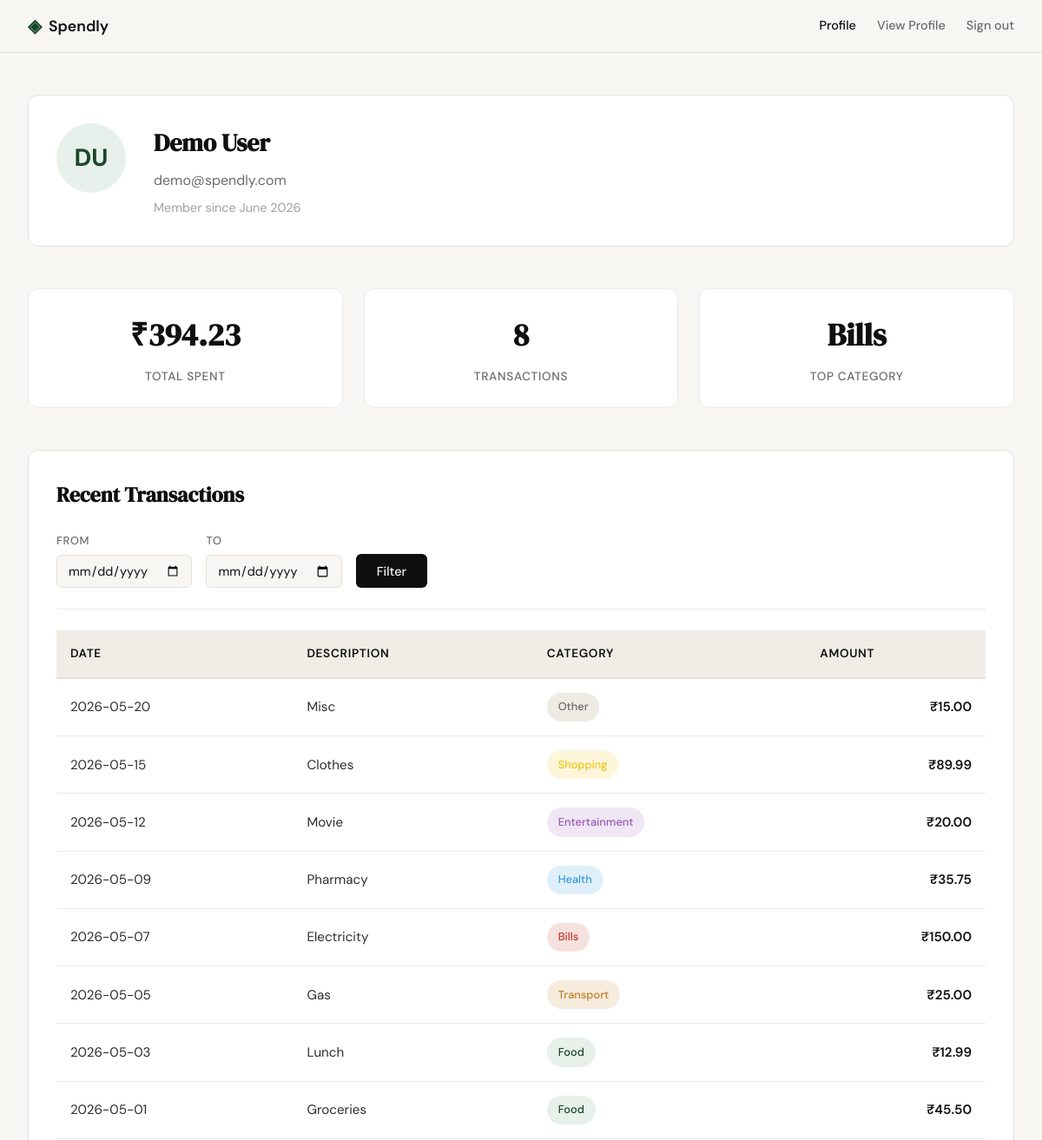
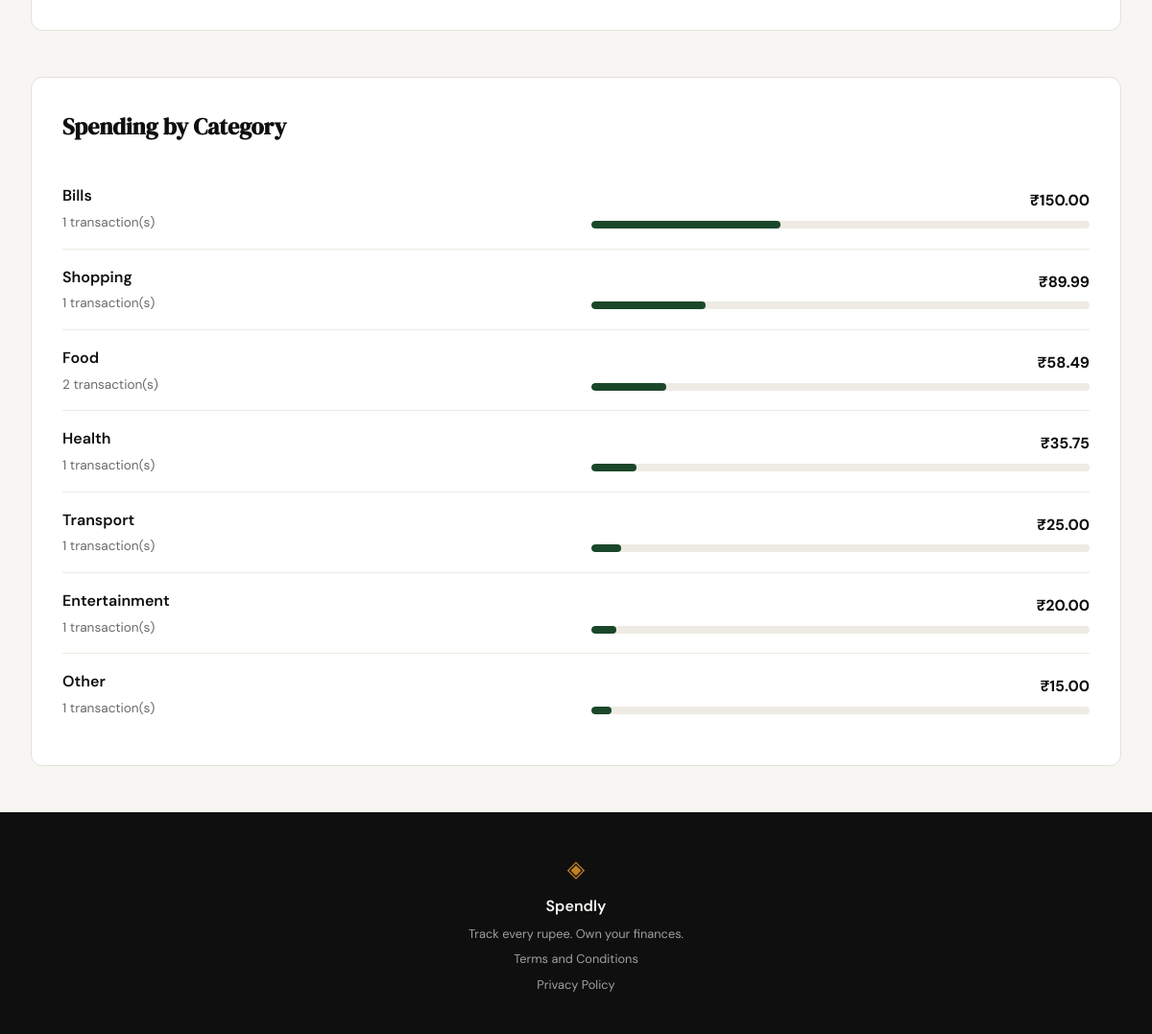
Screenshot of /profile (signed in) with the database file from the repository (2 pictures, top to bottom).
### tables this page shows
CREATE TABLE users (
            id INTEGER PRIMARY KEY AUTOINCREMENT,
            name TEXT NOT NULL,
            email TEXT NOT NULL UNIQUE,
            password_hash TEXT NOT NULL,
            created_at TEXT DEFAULT CURRENT_TIMESTAMP
        );

CREATE TABLE expenses (
            id INTEGER PRIMARY KEY AUTOINCREMENT,
            user_id INTEGER NOT NULL,
            amount REAL NOT NULL,
            category TEXT NOT NULL,
            date TEXT NOT NULL,
            description TEXT,
            created_at TEXT DEFAULT CURRENT_TIMESTAMP,
            FOREIGN KEY (user_id) REFERENCES users(id)
        );

### app.py (the view)
@app.route("/profile")
def profile():
    user_id = session.get("user_id")
    if not user_id:
        return redirect(url_for("login"))
    from database.queries import get_user_by_id, get_summary_stats, get_recent_transactions, get_category_breakdown
    user = get_user_by_id(user_id)
    if not user:
        session.clear()
        return redirect(url_for("login"))
    start_date = _parse_date_param(request.args.get("start_date"))
    end_date = _parse_date_param(request.args.get("end_date"))
    context = {
        "user": user,
        "stats": get_summary_stats(user_id, start_date=start_date, end_date=end_date),
        "transactions": get_recent_transactions(user_id, start_date=start_date, end_date=end_date),
        "categories": get_category_breakdown(user_id, start_date=start_date, end_date=end_date),
        "filter_start": start_date,
        "filter_end": end_date,
    }
    return render_template("profile.html", **context)

### app.py (called while the page is built)
@app.context_processor
def inject_user():
    return {"user_id": session.get("user_id")}

def _parse_date_param(value):
    if not value:
        return None
    try:
        datetime.strptime(value, "%Y-%m-%d")
        return value
    except ValueError:
        return None

### database/db.py (called while the page is built)
def get_db():
    db_path = os.path.join(os.path.dirname(os.path.dirname(__file__)), "spendly.db")
    conn = sqlite3.connect(db_path)
    conn.row_factory = sqlite3.Row
    conn.execute("PRAGMA foreign_keys = ON")
    return conn

### database/queries.py (called while the page is built, shortened)
def _apply_date_filter(base_query, params, start_date, end_date):
    if not start_date and not end_date:
        return base_query

def get_user_by_id(user_id):
    conn = get_db()
    cursor = conn.cursor()
    cursor.execute("SELECT * FROM users WHERE id = ?", (user_id,))
    user = cursor.fetchone()
    conn.close()
    if not user:
        return None
    user = dict(user)
    initials = "".join(part[0].upper() for part in user["name"].split() if part)
    dt = datetime.strptime(user["created_at"], "%Y-%m-%d %H:%M:%S")
    user["joined"] = dt.strftime("%B %Y")
    user["initials"] = initials
    return user

def get_summary_stats(user_id, start_date=None, end_date=None):
    conn = get_db()
    cursor = conn.cursor()
    params = [user_id]
    query = "SELECT COUNT(*), COALESCE(SUM(amount), 0) FROM expenses WHERE user_id = ?"
    query = _apply_date_filter(query, params, start_date, end_date)
    cursor.execute(query, params)
    count, total = cursor.fetchone()
    params = [user_id]
    query = """
        SELECT category, SUM(amount) as cat_total
        FROM expenses WHERE user_id = ?
        GROUP BY category ORDER BY cat_total DESC LIMIT 1
    """
    query = _apply_date_filter(query, params, start_date, end_date)
    cursor.execute(query, params)
    top_row = cursor.fetchone()
    conn.close()
    return {
        "total_spent": f"₹{total:.2f}",
        "transaction_count": count,
        "top_category": top_row["category"] if top_row else "\u2014",
    }

### templates/profile.html (shortened to what this page needs)
{% extends "base.html" %}
{% block content %}
<section class="profile-section">
    <div class="profile-container">
        <div class="profile-user-card">
            <div class="avatar">{{ user.initials }}</div>
            <div class="profile-user-info">
                <h1 class="profile-user-name">{{ user.name }}</h1>
                <p class="profile-user-email">{{ user.email }}</p>
                <p class="profile-user-joined">Member since {{ user.joined }}</p>
            </div>
        </div>
        <div class="profile-stats">
            <div class="profile-stat-card">
                <div class="stat-value">{{ stats.total_spent }}</div>
                <div class="stat-label">Total Spent</div>
            </div>
            <div class="profile-stat-card">
                <div class="stat-value">{{ stats.transaction_count }}</div>
                <div class="stat-label">Transactions</div>
            </div>
            <div class="profile-stat-card">
                <div class="stat-value">{{ stats.top_category }}</div>
                <div class="stat-label">Top Category</div>
            </div>
        </div>
        <div class="profile-transactions">
            <h2 class="section-title">Recent Transactions</h2>
            <div class="date-filter">
                <form method="GET" action="{{ url_for('profile') }}">
                    <div class="date-filter-fields">
                        <div class="date-field">
                            <label for="start_date">From</label>
                            <input type="date" id="start_date" name="start_date"{% if filter_start %} value="{{ filter_start }}"{% endif %}>
                        </div>
                        <div class="date-field">
                            <label for="end_date">To</label>
                            <input type="date" id="end_date" name="end_date"{% if filter_end %} value="{{ filter_end }}"{% endif %}>
                        </div>
                        <button type="submit" class="btn-primary">Filter</button>
                    </div>
                </form>
            </div>
            <table class="profile-transactions-table">
                <thead>
                    <tr>
                        <th>Date</th>
                        <th>Description</th>
                        <th>Category</th>
                        <th>Amount</th>
                    </tr>
                </thead>
                <tbody>
                    {% for tx in transactions %}
                    <tr>
                        <td>{{ tx.date }}</td>
                        <td>{{ tx.description }}</td>
                        <td>
                            <span class="badge badge-{{ tx.category|lower|replace(' ', '-') }}">
                                {{ tx.category }}
                            </span>
                        </td>
                        <td class="amount">{{ tx.amount }}</td>
                    </tr>
                    {% endfor %}
                </tbody>
            </table>
        </div>
        <div class="profile-categories">
            <h2 class="section-title">Spending by Category</h2>
            {% for cat in categories %}
            <div class="category-row">
                <div class="category-info">
                    <h3 class="category-name">{{ cat.name }}</h3>
                    <p class="category-meta">{{ cat.count }} transaction(s)</p>
                </div>
                <div class="category-stats">
                    <div class="category-amount">{{ cat.total }}</div>
                    <div class="progress-bar">
                        <div class="progress-bar-fill" style="width: {{ cat.percentage }}%; background-color: var(--accent);"></div>
                    </div>
                </div>
            </div>
            {% endfor %}
        </div>
    </div>
</section>
{% endblock %}

### templates/base.html (shortened to what this page needs)
<!DOCTYPE html>
<html lang="en">
<head>
    <link rel="stylesheet" href="{{ url_for('static', filename='css/style.css') }}">
</head>
<body>
    <nav class="navbar">
        <div class="nav-inner">
            <a href="{{ url_for('landing') }}" class="nav-brand">
                <span class="brand-icon">◈</span>
                <span class="brand-name">Spendly</span>
            </a>
            <div class="nav-links">
                {% if user_id %}
                <span class="nav-user-name">Profile</span>
<a href="{{ url_for('profile') }}">View Profile</a>
<a href="{{ url_for('logout') }}" class="nav-logout">Sign out</a>
{% else %}
<a href="{{ url_for('login') }}">Sign in</a>
<a href="{{ url_for('register') }}" class="nav-cta">Get started</a>
                {% endif %}
            </div>
        </div>
    </nav>
    <main class="main-content">
        {% block content %}{% endblock %}
    </main>
    <footer class="footer">
        <div class="footer-inner">
            <span class="brand-icon">◈</span>
            <span class="footer-name">Spendly</span>
            <p class="footer-copy">Track every rupee. Own your finances.</p>
            <a href="{{ url_for('terms') }}">Terms and Conditions</a>
            <a href="{{ url_for('privacy') }}">Privacy Policy</a>
        </div>
    </footer>
</body>
</html>

### rows the page displays
users: name "Demo User", email "demo@spendly.com"
expenses: top_category "Bills", date "2026-05-07", description "Electricity", category "Bills", amount "₹150.00"
expenses: date "2026-05-20", description "Misc", category "Other", amount "₹15.00"
expenses: date "2026-05-15", description "Clothes", category "Shopping", amount "₹89.99"
expenses: date "2026-05-12", description "Movie", category "Entertainment", amount "₹20.00"
expenses: date "2026-05-09", description "Pharmacy", category "Health", amount "₹35.75"
expenses: date "2026-05-05", description "Gas", category "Transport", amount "₹25.00"
expenses: date "2026-05-03", description "Lunch", category "Food", amount "₹12.99"
expenses: date "2026-05-01", description "Groceries", category "Food", amount "₹45.50"

### other values shown
{{ user.initials }} "DU"
{{ user.joined }} "June 2026"
{{ stats.total_spent }} "₹394.23"
{{ stats.transaction_count }} "8"
{{ cat.name }} "Bills" "Shopping" "Food" "Health" "Transport" "Entertainment" "Other"
{{ cat.count }} "1" "1" "2" "1" "1" "1" "1"
{{ cat.total }} "₹150.00" "₹89.99" "₹58.49" "₹35.75" "₹25.00" "₹20.00" "₹15.00"
